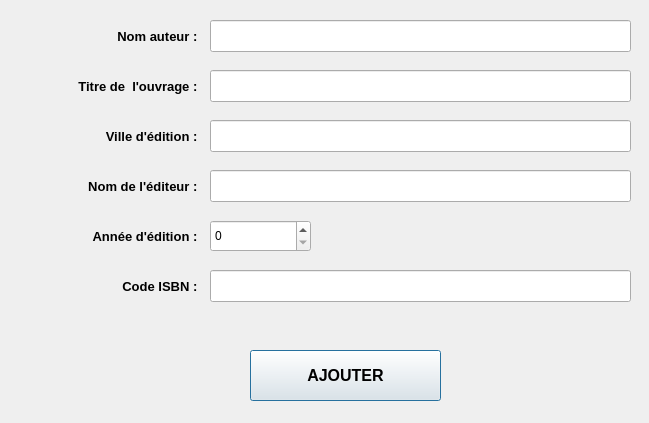
<?xml version="1.0" encoding="UTF-8"?>
<ui version="4.0">
 <class>OuvrageInterface</class>
 <widget class="QDialog" name="OuvrageInterface">
  <property name="geometry">
   <rect>
    <x>0</x>
    <y>0</y>
    <width>649</width>
    <height>423</height>
   </rect>
  </property>
  <property name="windowTitle">
   <string>OuvrageInterface</string>
  </property>
  <widget class="QLabel" name="lblAuteur">
   <property name="geometry">
    <rect>
     <x>20</x>
     <y>20</y>
     <width>181</width>
     <height>32</height>
    </rect>
   </property>
   <property name="font">
    <font>
     <pointsize>10</pointsize>
     <weight>75</weight>
     <bold>true</bold>
    </font>
   </property>
   <property name="text">
    <string>Nom auteur : </string>
   </property>
   <property name="alignment">
    <set>Qt::AlignRight|Qt::AlignTrailing|Qt::AlignVCenter</set>
   </property>
  </widget>
  <widget class="QLineEdit" name="auteur">
   <property name="geometry">
    <rect>
     <x>210</x>
     <y>20</y>
     <width>421</width>
     <height>32</height>
    </rect>
   </property>
  </widget>
  <widget class="QLineEdit" name="titre">
   <property name="geometry">
    <rect>
     <x>210</x>
     <y>70</y>
     <width>421</width>
     <height>32</height>
    </rect>
   </property>
  </widget>
  <widget class="QLabel" name="lblTitre">
   <property name="geometry">
    <rect>
     <x>20</x>
     <y>70</y>
     <width>181</width>
     <height>32</height>
    </rect>
   </property>
   <property name="font">
    <font>
     <pointsize>10</pointsize>
     <weight>75</weight>
     <bold>true</bold>
    </font>
   </property>
   <property name="text">
    <string>Titre de  l'ouvrage : </string>
   </property>
   <property name="alignment">
    <set>Qt::AlignRight|Qt::AlignTrailing|Qt::AlignVCenter</set>
   </property>
  </widget>
  <widget class="QLabel" name="lblAnneeEdition">
   <property name="geometry">
    <rect>
     <x>20</x>
     <y>220</y>
     <width>181</width>
     <height>32</height>
    </rect>
   </property>
   <property name="font">
    <font>
     <pointsize>10</pointsize>
     <weight>75</weight>
     <bold>true</bold>
    </font>
   </property>
   <property name="text">
    <string>Année d'édition : </string>
   </property>
   <property name="alignment">
    <set>Qt::AlignRight|Qt::AlignTrailing|Qt::AlignVCenter</set>
   </property>
  </widget>
  <widget class="QSpinBox" name="annee">
   <property name="geometry">
    <rect>
     <x>210</x>
     <y>220</y>
     <width>101</width>
     <height>32</height>
    </rect>
   </property>
   <property name="maximum">
    <number>9999</number>
   </property>
  </widget>
  <widget class="QLabel" name="lblVilleEdition">
   <property name="geometry">
    <rect>
     <x>20</x>
     <y>120</y>
     <width>181</width>
     <height>32</height>
    </rect>
   </property>
   <property name="font">
    <font>
     <pointsize>10</pointsize>
     <weight>75</weight>
     <bold>true</bold>
    </font>
   </property>
   <property name="text">
    <string>Ville d'édition : </string>
   </property>
   <property name="alignment">
    <set>Qt::AlignRight|Qt::AlignTrailing|Qt::AlignVCenter</set>
   </property>
  </widget>
  <widget class="QLineEdit" name="ville">
   <property name="geometry">
    <rect>
     <x>210</x>
     <y>120</y>
     <width>421</width>
     <height>32</height>
    </rect>
   </property>
  </widget>
  <widget class="QLabel" name="lblNomEditeur">
   <property name="geometry">
    <rect>
     <x>20</x>
     <y>170</y>
     <width>181</width>
     <height>32</height>
    </rect>
   </property>
   <property name="font">
    <font>
     <pointsize>10</pointsize>
     <weight>75</weight>
     <bold>true</bold>
    </font>
   </property>
   <property name="text">
    <string>Nom de l'éditeur : </string>
   </property>
   <property name="alignment">
    <set>Qt::AlignRight|Qt::AlignTrailing|Qt::AlignVCenter</set>
   </property>
  </widget>
  <widget class="QLineEdit" name="editeur">
   <property name="geometry">
    <rect>
     <x>210</x>
     <y>170</y>
     <width>421</width>
     <height>32</height>
    </rect>
   </property>
  </widget>
  <widget class="QLabel" name="lblCodeISBN">
   <property name="geometry">
    <rect>
     <x>20</x>
     <y>270</y>
     <width>181</width>
     <height>32</height>
    </rect>
   </property>
   <property name="font">
    <font>
     <pointsize>10</pointsize>
     <weight>75</weight>
     <bold>true</bold>
    </font>
   </property>
   <property name="text">
    <string>Code ISBN : </string>
   </property>
   <property name="alignment">
    <set>Qt::AlignRight|Qt::AlignTrailing|Qt::AlignVCenter</set>
   </property>
  </widget>
  <widget class="QLineEdit" name="codeISBN">
   <property name="geometry">
    <rect>
     <x>210</x>
     <y>270</y>
     <width>421</width>
     <height>32</height>
    </rect>
   </property>
  </widget>
  <widget class="QPushButton" name="enregistrerOuvrage">
   <property name="geometry">
    <rect>
     <x>250</x>
     <y>350</y>
     <width>191</width>
     <height>51</height>
    </rect>
   </property>
   <property name="font">
    <font>
     <pointsize>12</pointsize>
     <weight>75</weight>
     <bold>true</bold>
    </font>
   </property>
   <property name="text">
    <string>AJOUTER</string>
   </property>
   <property name="autoDefault">
    <bool>true</bool>
   </property>
   <property name="default">
    <bool>false</bool>
   </property>
   <property name="flat">
    <bool>false</bool>
   </property>
  </widget>
 </widget>
 <tabstops>
  <tabstop>auteur</tabstop>
  <tabstop>titre</tabstop>
  <tabstop>ville</tabstop>
  <tabstop>editeur</tabstop>
  <tabstop>annee</tabstop>
  <tabstop>codeISBN</tabstop>
  <tabstop>enregistrerOuvrage</tabstop>
 </tabstops>
 <resources/>
 <connections>
  <connection>
   <sender>enregistrerOuvrage</sender>
   <signal>clicked()</signal>
   <receiver>OuvrageInterface</receiver>
   <slot>validerEnregistrement()</slot>
   <hints>
    <hint type="sourcelabel">
     <x>345</x>
     <y>375</y>
    </hint>
    <hint type="destinationlabel">
     <x>324</x>
     <y>211</y>
    </hint>
   </hints>
  </connection>
 </connections>
 <slots>
  <slot>validerEnregistrement()</slot>
 </slots>
</ui>
